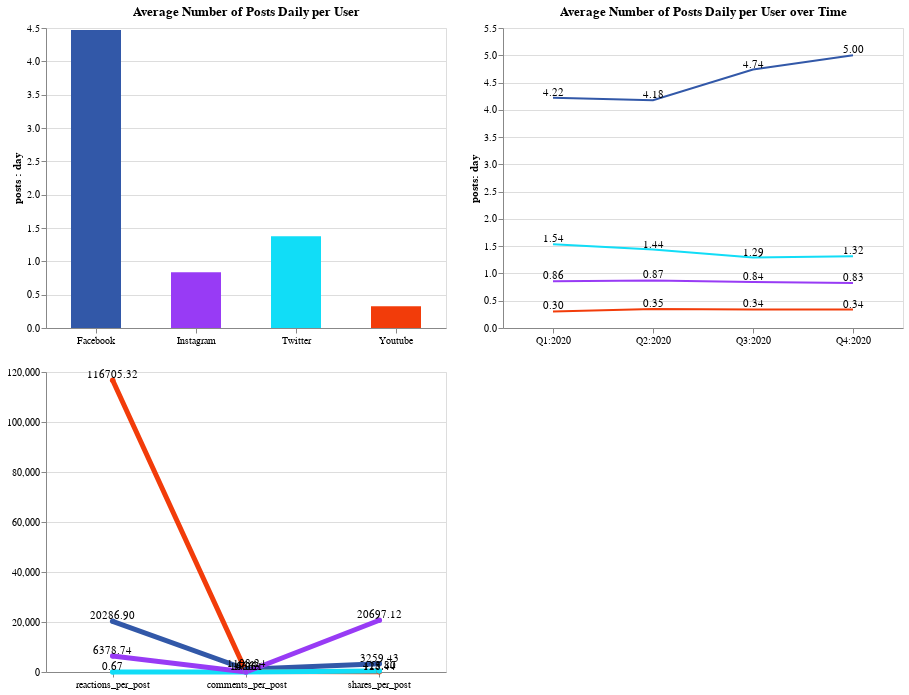

Notebook code cell kept with this figure:
### Code cell
input_dropdown = alt.binding_select(options=list(dataset.keys()))
selector = alt.selection_single(fields=['platform'], bind=input_dropdown, name='Select')
color_scale =  alt.Color("platform:N", scale = alt.Scale(domain = list(color_picker.keys()), range = list(color_picker.values())), legend = None)

num_posts_bar = alt.Chart(total_posts).mark_bar(size = 50).encode(
    x = alt.X("platform", axis = alt.Axis(title = "", labelAngle = 0)),
    y = alt.Y("value", axis = alt.Axis(title = "posts : day")),
    color=alt.condition(selector, color_scale, alt.value("lightgray"), legend = None),
).properties(
    width = 400,
    height = 300,
    title = "Average Number of Posts Daily per User"
)

post_activities_line = alt.Chart(post_activities).mark_line().encode(
                  x=alt.X('quarter',axis = alt.Axis(title = '', labelAngle = 0)),
                  y= alt.Y('value', axis=alt.Axis(title='posts: day'), scale = alt.Scale(domain = (0, 5.5))),
                  color= alt.condition(selector, color_scale, alt.value("lightgray"), legend = None),
).properties(
    width = 400,
    height = 300,
    title = "Average Number of Posts Daily per User over Time"
)

text = alt.Chart(post_activities).mark_text(dx=0, dy=-5).encode(
    x=alt.X("quarter"),
    y=alt.Y('value'),
    text=alt.condition(selector, alt.Text('value:Q', format='.2f'), alt.value(""))
)

panel1 = alt.hconcat(num_posts_bar, post_activities_line + text)

engagement_line = alt.Chart(total_engagements).mark_line(point = True, size = 5).encode(
    x = alt.X("attribute", sort = ["reactions_per_post", "comments_per_post", "shares_per_post"], axis = alt.Axis(title = "", labelAngle = 0)),
    y = alt.Y("value", axis = alt.Axis(title = "")),
    color = alt.condition(selector, color_scale, alt.value("lightgray"), legend = None),
).properties(
    width = 400,
    height = 300,
).add_selection(
    selector
)

text2 = alt.Chart(total_engagements).mark_text(dx=0, dy=-5).encode(
    x=alt.X("attribute", sort = ["reactions_per_post", "comments_per_post", "shares_per_post"], ),
    y=alt.Y('value'),
    text=alt.condition(selector, alt.Text('value:Q', format='.2f'), alt.value(""))
)

alt.vconcat(panel1, engagement_line + text2)

### Figure 1 — Vega-Lite specification as saved in the notebook (floating-point values rounded to 4 significant figures)
{"config": {"view": {"continuousWidth": 400, "continuousHeight": 300}}, "vconcat": [{"hconcat": [{"data": {"name": "data-46e2b378f40478a6f9579667e22de0f4"}, "mark": {"type": "bar", "size": 50}, "encoding": {"color": {"condition": {"type": "nominal", "field": "platform", "legend": null, "scale": {"domain": ["Facebook", "Youtube", "Twitter", "Instagram"], "range": ["#3258a8", "#f23c0a", "#11ddf7", "#983bf5"]}, "selection": "Select"}, "value": "lightgray"}, "x": {"type": "nominal", "axis": {"labelAngle": 0, "title": ""}, "field": "platform"}, "y": {"type": "quantitative", "axis": {"title": "posts : day"}, "field": "value"}}, "height": 300, "title": "Average Number of Posts Daily per User", "width": 400}, {"layer": [{"mark": "line", "encoding": {"color": {"condition": {"type": "nominal", "field": "platform", "legend": null, "scale": {"domain": ["Facebook", "Youtube", "Twitter", "Instagram"], "range": ["#3258a8", "#f23c0a", "#11ddf7", "#983bf5"]}, "selection": "Select"}, "value": "lightgray"}, "x": {"type": "nominal", "axis": {"labelAngle": 0, "title": ""}, "field": "quarter"}, "y": {"type": "quantitative", "axis": {"title": "posts: day"}, "field": "value", "scale": {"domain": [0, 5.5]}}}, "height": 300, "title": "Average Number of Posts Daily per User over Time", "width": 400}, {"mark": {"type": "text", "dx": 0, "dy": -5}, "encoding": {"text": {"condition": {"type": "quantitative", "field": "value", "format": ".2f", "selection": "Select"}, "value": ""}, "x": {"type": "nominal", "field": "quarter"}, "y": {"type": "quantitative", "field": "value"}}}], "data": {"name": "data-20504fd707c3f6e62f9085578fb0885b"}}]}, {"layer": [{"mark": {"type": "line", "point": true, "size": 5}, "encoding": {"color": {"condition": {"type": "nominal", "field": "platform", "legend": null, "scale": {"domain": ["Facebook", "Youtube", "Twitter", "Instagram"], "range": ["#3258a8", "#f23c0a", "#11ddf7", "#983bf5"]}, "selection": "Select"}, "value": "lightgray"}, "x": {"type": "nominal", "axis": {"labelAngle": 0, "title": ""}, "field": "attribute", "sort": ["reactions_per_post", "comments_per_post", "shares_per_post"]}, "y": {"type": "quantitative", "axis": {"title": ""}, "field": "value"}}, "height": 300, "selection": {"Select": {"type": "single", "fields": ["platform"], "bind": {"input": "select", "options": ["Facebook", "Youtube", "Twitter", "Instagram"]}}}, "width": 400}, {"mark": {"type": "text", "dx": 0, "dy": -5}, "encoding": {"text": {"condition": {"type": "quantitative", "field": "value", "format": ".2f", "selection": "Select"}, "value": ""}, "x": {"type": "nominal", "field": "attribute", "sort": ["reactions_per_post", "comments_per_post", "shares_per_post"]}, "y": {"type": "quantitative", "field": "value"}}}], "data": {"name": "data-50b2c16e76e03e7048c7eeecc02ecd19"}}], "$schema": "https://vega.github.io/schema/vega-lite/v4.8.1.json", "datasets": {"data-46e2b378f40478a6f9579667e22de0f4": [{"platform": "Facebook", "value": 4.472, "color": "#3258a8"}, {"platform": "Youtube", "value": 0.3281, "color": "#f23c0a"}, {"platform": "Twitter", "value": 1.377, "color": "#11ddf7"}, {"platform": "Instagram", "value": 0.8381, "color": "#983bf5"}], "data-20504fd707c3f6e62f9085578fb0885b": [{"platform": "Facebook", "quarter": "Q1:2020", "value": 4.221, "percentage_change": 0.0, "color": "#3258a8"}, {"platform": "Facebook", "quarter": "Q2:2020", "value": 4.175, "percentage_change": -1.092, "color": "#3258a8"}, {"platform": "Facebook", "quarter": "Q3:2020", "value": 4.739, "percentage_change": 13.5, "color": "#3258a8"}, {"platform": "Facebook", "quarter": "Q4:2020", "value": 5.0, "percentage_change": 5.517, "color": "#3258a8"}, {"platform": "Youtube", "quarter": "Q1:2020", "value": 0.3034, "percentage_change": 0.0, "color": "#f23c0a"}, {"platform": "Youtube", "quarter": "Q2:2020", "value": 0.3476, "percentage_change": 14.58, "color": "#f23c0a"}, {"platform": "Youtube", "quarter": "Q3:2020", "value": 0.3406, "percentage_change": -2.034, "color": "#f23c0a"}, {"platform": "Youtube", "quarter": "Q4:2020", "value": 0.3389, "percentage_change": -0.5063, "color": "#f23c0a"}, {"platform": "Twitter", "quarter": "Q1:2020", "value": 1.537, "percentage_change": 0.0, "color": "#11ddf7"}, {"platform": "Twitter", "quarter": "Q2:2020", "value": 1.438, "percentage_change": -6.437, "color": "#11ddf7"}, {"platform": "Twitter", "quarter": "Q3:2020", "value": 1.292, "percentage_change": -10.14, "color": "#11ddf7"}, {"platform": "Twitter", "quarter": "Q4:2020", "value": 1.317, "percentage_change": 1.913, "color": "#11ddf7"}, {"platform": "Instagram", "quarter": "Q1:2020", "value": 0.8561, "percentage_change": 0.0, "color": "#983bf5"}, {"platform": "Instagram", "quarter": "Q2:2020", "value": 0.872, "percentage_change": 1.849, "color": "#983bf5"}, {"platform": "Instagram", "quarter": "Q3:2020", "value": 0.8441, "percentage_change": -3.194, "color": "#983bf5"}, {"platform": "Instagram", "quarter": "Q4:2020", "value": 0.8267, "percentage_change": -2.06, "color": "#983bf5"}], "data-50b2c16e76e03e7048c7eeecc02ecd19": [{"platform": "Facebook", "attribute": "reactions_per_post", "value": 20290.0, "color": "#3258a8", "order": 0}, {"platform": "Facebook", "attribute": "comments_per_post", "value": 1108.0, "color": "#3258a8", "order": 1}, {"platform": "Facebook", "attribute": "shares_per_post", "value": 3259.0, "color": "#3258a8", "order": 2}, {"platform": "Youtube", "attribute": "reactions_per_post", "value": 116700.0, "color": "#f23c0a", "order": 0}, {"platform": "Youtube", "attribute": "comments_per_post", "value": 166.6, "color": "#f23c0a", "order": 1}, {"platform": "Youtube", "attribute": "shares_per_post", "value": 128.4, "color": "#f23c0a", "order": 2}, {"platform": "Twitter", "attribute": "reactions_per_post", "value": 0.6658, "color": "#11ddf7", "order": 0}, {"platform": "Twitter", "attribute": "comments_per_post", "value": 4.075, "color": "#11ddf7", "order": 1}, {"platform": "Twitter", "attribute": "shares_per_post", "value": 413.8, "color": "#11ddf7", "order": 2}, {"platform": "Instagram", "attribute": "reactions_per_post", "value": 6379.0, "color": "#983bf5", "order": 0}, {"platform": "Instagram", "attribute": "comments_per_post", "value": 17.63, "color": "#983bf5", "order": 1}, {"platform": "Instagram", "attribute": "shares_per_post", "value": 20700.0, "color": "#983bf5", "order": 2}]}}
